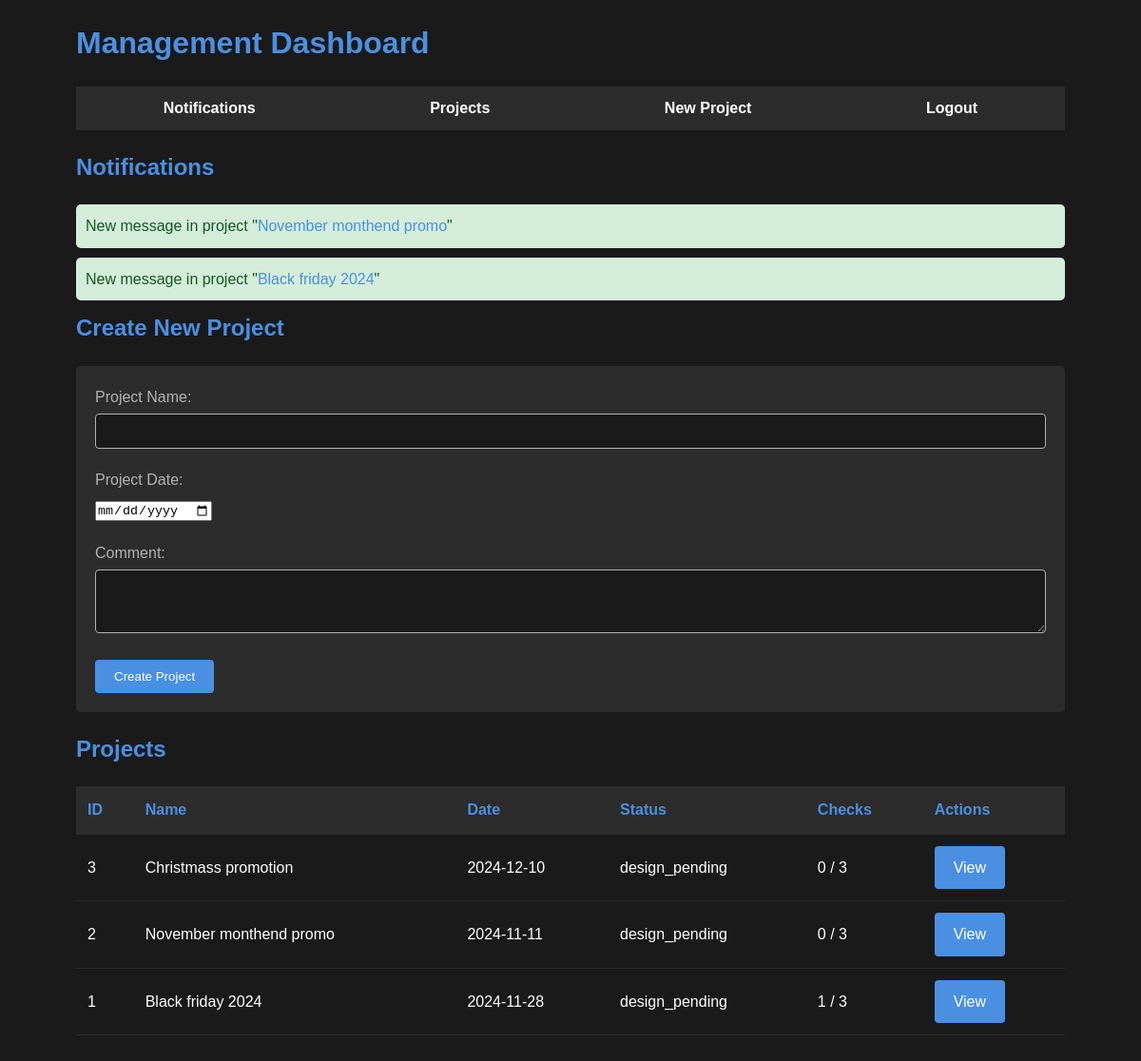
Before: /management_dashboard.php (signed in) with the older database file.
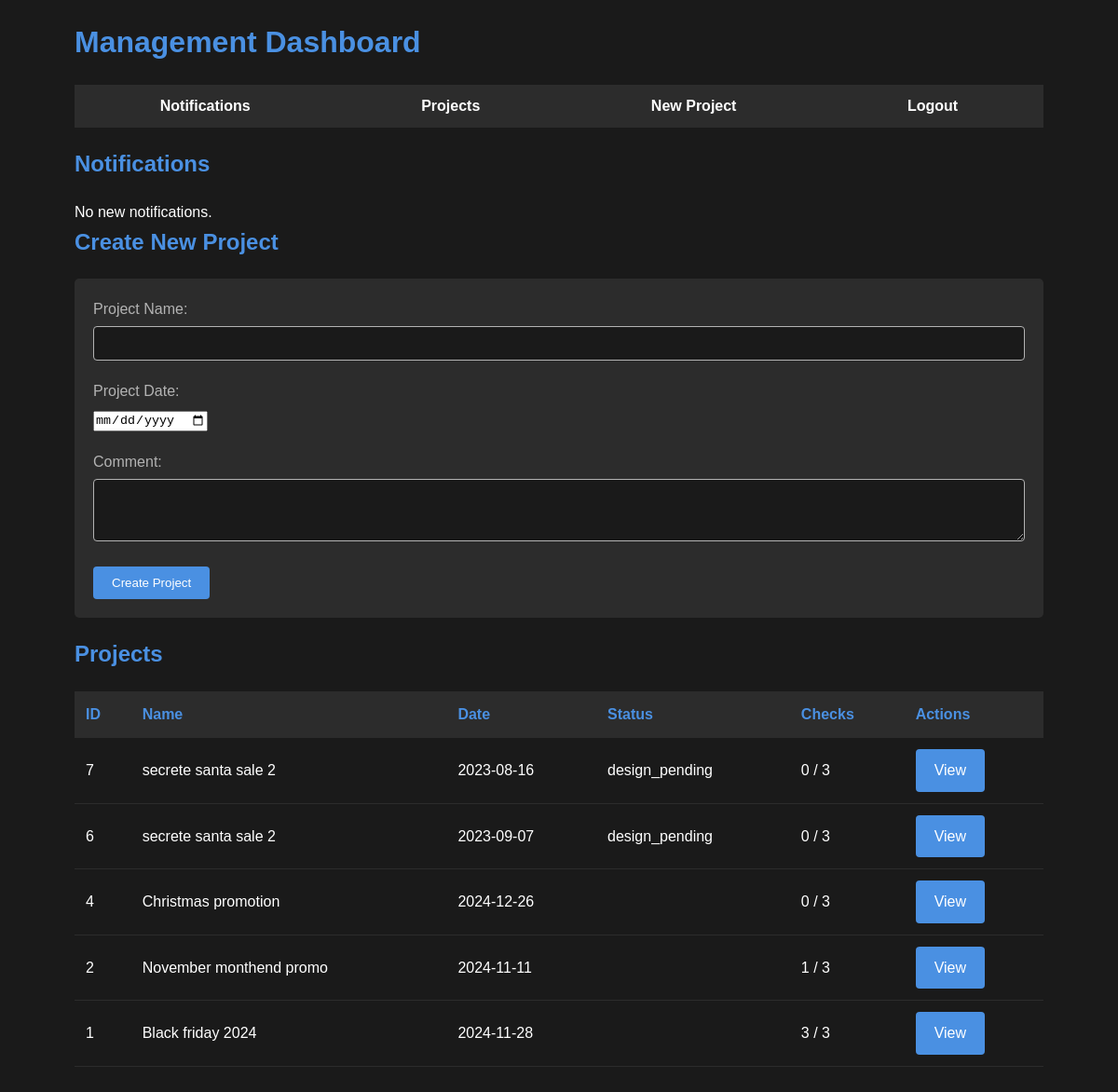
After: the same page with the newer database file.
### tables this page shows
CREATE TABLE `chat_messages` (
  `id` int(11) NOT NULL,
  `project_id` int(11) NOT NULL,
  `user_id` int(11) NOT NULL,
  `message` text NOT NULL,
  `created_at` timestamp NOT NULL DEFAULT current_timestamp(),
  `is_closed` varchar(10) DEFAULT NULL
);

CREATE TABLE `projects` (
  `id` int(11) NOT NULL,
  `name` varchar(100) NOT NULL,
  `status` enum('design_pending','design_approved','draft_review','final_review','completed') NOT NULL,
  `created_at` timestamp NOT NULL DEFAULT current_timestamp(),
  `project_date` date NOT NULL,
  `comment` text DEFAULT NULL,
  `pdf_file_path` varchar(255) DEFAULT NULL,
  `current_draft` int(11) NOT NULL DEFAULT 1,
  `updated_at` timestamp NOT NULL DEFAULT current_timestamp() ON UPDATE current_timestamp()
);

### management_dashboard.php (the view, shortened to what this page needs)
<?php
require_once 'config/database.php';
$stmt = $pdo->query("SELECT p.*,
    (SELECT COUNT(*) FROM project_checks pc WHERE pc.project_id = p.id AND pc.draft_number = p.current_draft) as check_count,
    (SELECT COUNT(*) FROM users WHERE role IN ('designer', 'proof_reader')) as total_users
    FROM projects p ORDER BY p.created_at DESC");
$projects = $stmt->fetchAll();
$stmt = $pdo->prepare("SELECT p.* FROM projects p
    LEFT JOIN project_checks pc ON p.id = pc.project_id AND pc.user_id = ?
    WHERE p.status = 'final_review' AND pc.id IS NULL");
$stmt->execute([$_SESSION['user_id']]);
$awaiting_check = $stmt->fetchAll();
$stmt = $pdo->prepare("
    SELECT cm.*, p.name as project_name, p.id as project_id
    FROM chat_messages cm
    JOIN projects p ON cm.project_id = p.id
    LEFT JOIN viewed_messages vm ON cm.id = vm.message_id AND vm.user_id = ?
    WHERE vm.id IS NULL
    ORDER BY cm.created_at DESC
");
$stmt->execute([$_SESSION['user_id']]);
$new_messages = $stmt->fetchAll();
$stmt = $pdo->prepare("
    SELECT p.id, p.name, p.current_draft
    FROM projects p
    WHERE p.pdf_file_path IS NOT NULL
    AND p.updated_at > (SELECT COALESCE(MAX(last_viewed), '1970-01-01') FROM project_views WHERE user_id = ?)
    ORDER BY p.updated_at DESC
");
$stmt->execute([$_SESSION['user_id']]);
$new_uploads = $stmt->fetchAll();
$stmt = $pdo->prepare("
    SELECT pc.*, p.name as project_name, u.username
    FROM project_checks pc
    JOIN projects p ON pc.project_id = p.id
    JOIN users u ON pc.user_id = u.id
    WHERE pc.check_date > (SELECT COALESCE(MAX(last_viewed), '1970-01-01') FROM check_views WHERE user_id = ?)
    AND u.role = 'proof_reader'
    ORDER BY pc.check_date DESC
");
$stmt->execute([$_SESSION['user_id']]);
$new_checks = $stmt->fetchAll();
?>
<!DOCTYPE html>
<html lang="en">
<head>
    <link rel="stylesheet" href="public/css/style.css">
</head>
<body>
    <div class="container">
        <h1>Management Dashboard</h1>
        <nav>
            <ul>
                <li><a href="#notifications">Notifications</a></li>
                <li><a href="#projects">Projects</a></li>
                <li><a href="#new-project">New Project</a></li>
                <li><a href="logout.php">Logout</a></li>
            </ul>
        </nav>
        <section id="notifications">
            <h2>Notifications</h2>
            <?php foreach ($new_messages as $message): ?>
                <div class="notification message" data-type="message" data-id="<?php echo $message['id']; ?>">
                    <p>New message in project "<a href="views/project/project.php?id=<?php echo $message['project_id']; ?>"><?php echo htmlspecialchars($message['project_name']); ?></a>"</p>
                </div>
            <?php endforeach; ?>
            <?php if (count($awaiting_check) == 0 && count($new_messages) == 0 && count($new_uploads) == 0 && count($new_checks) == 0): ?>
                <p>No new notifications.</p>
            <?php endif; ?>
        </section>
        <section id="new-project">
            <h2>Create New Project</h2>
            <form method="POST" action="">
                <div class="form-group">
                    <label for="project_name">Project Name:</label>
                    <input type="text" id="project_name" name="project_name" required>
                </div>
                <div class="form-group">
                    <label for="project_date">Project Date:</label>
                    <input type="date" id="project_date" name="project_date" required>
                </div>
                <div class="form-group">
                    <label for="comment">Comment:</label>
                    <textarea id="comment" name="comment" rows="3"></textarea>
                </div>
                <button type="submit" name="create_project">Create Project</button>
            </form>
        </section>
        <section id="projects">
            <h2>Projects</h2>
            <table>
                <thead>
                    <tr>
                        <th>ID</th>
                        <th>Name</th>
                        <th>Date</th>
                        <th>Status</th>
                        <th>Checks</th>
                        <th>Actions</th>
                    </tr>
                </thead>
                <tbody>
                    <?php foreach ($projects as $project): ?>
                        <tr>
                            <td><?php echo $project['id']; ?></td>
                            <td><?php echo htmlspecialchars($project['name']); ?></td>
                            <td><?php echo $project['project_date']; ?></td>
                            <td><?php echo $project['status']; ?></td>
                            <td><?php echo $project['check_count']; ?> / <?php echo $project['total_users']; ?></td>
                            <td>
                                <a href="views/project/project.php?id=<?php echo $project['id']; ?>" class="btn">View</a>
                            </td>
                        </tr>
                    <?php endforeach; ?>
                </tbody>
            </table>
        </section>
    </div>
</body>
</html>

Changed rows visible on the page:
no longer on this page (row edited): chat_messages: project.name "November monthend promo"
no longer on this page (row edited): chat_messages: project.name "Black friday 2024"
removed projects: id "3", name "Christmass promotion", project_date "2024-12-10", status "design_pending", check_count "0", total_users "3"
added projects: id "7", name "secrete santa sale 2", project_date "2023-08-16", status "design_pending", check_count "0", total_users "3"
added projects: id "6", name "secrete santa sale 2", project_date "2023-09-07", status "design_pending", check_count "0", total_users "3"
added projects: id "4", name "Christmas promotion", project_date "2024-12-26", check_count "0", total_users "3"
changed projects "November monthend promo": check_count "0" → "1"; status "design_pending" → (not shown)
changed projects "Black friday 2024": check_count "1" → "3"; status "design_pending" → (not shown)
Other visible differences:
text now shown: "No new notifications."
